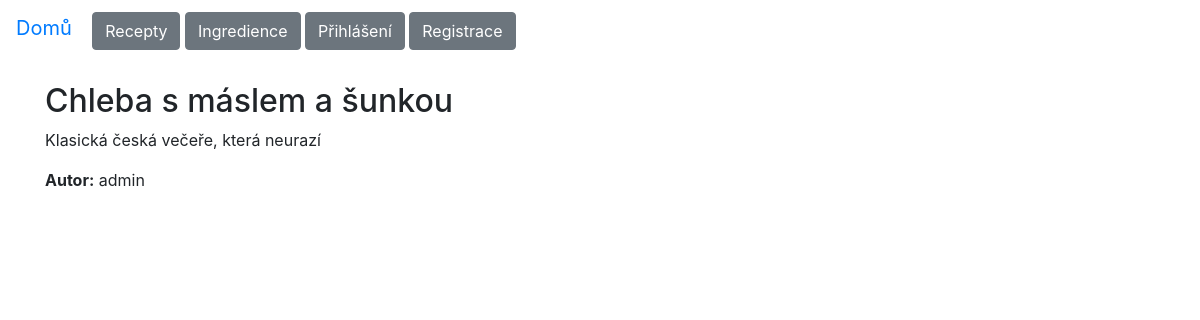
Page /recepty/1/ on the committed database.
### recepty/models.py (models this page shows, shortened)
class Recipe(models.Model):
    title = models.CharField(max_length=100)
    description = models.TextField()
    autor = models.ForeignKey(
        settings.AUTH_USER_MODEL,
        on_delete=models.CASCADE,
        related_name='recepty'
    )
    image = models.ImageField(upload_to='recipe_images/', blank=True, null=True)  # Fotka receptu

### recepty/views.py (the view)
# urls.py: path('recepty/<int:pk>/', views.recipe_detail, name='recipe_detail'),
def recipe_detail(request, pk):
    recipe = get_object_or_404(Recipe, pk=pk)
    recipe.ingredients.all()
    return render(request, 'recepty/recipe_detail.html', {'recipe': recipe})

### recepty/templates/recepty/recipe_detail.html (shortened to what this page needs)
{% extends "base.html" %}
{% block content %}
<div class="container mt-4">
    <h2>{{ recipe.title }}</h2>
    <p>{{ recipe.description }}</p>
    <p><strong>Autor:</strong> {{ recipe.autor.username }}</p>
</div>
{% endblock %}

### rows in the picture
Recipe: title "Chleba s máslem a šunkou", description "Klasická česká večeře, která neurazí", autor.username "admin"
